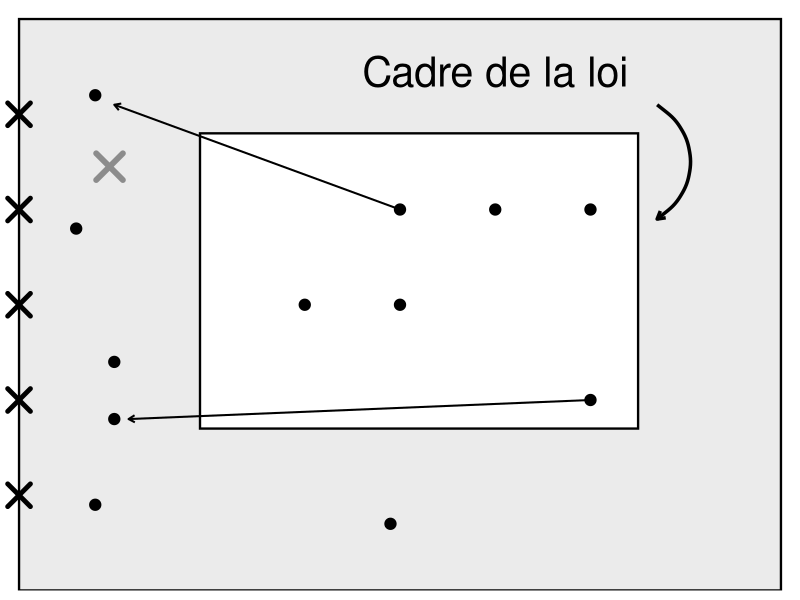

Here is the R script that generated this plot:
## ---- chunk 1
#| label: fig-cadre-loi
#| fig-cap: "Répartition des situations par rapport au cadre de la loi (Anne-Françoise Dahin)."
#| echo: false
#| message: false
#| warning: false

library(ggplot2)
library(grid)

# Points noirs à l'intérieur du cadre interne
inside <- data.frame(
  x = c(5, 6, 7, 4, 5, 7),
  y = c(5, 5, 5, 4, 4, 3)
)

# Points noirs à l'extérieur
outside <- data.frame(
  x = c(1.8, 1.6, 2.0, 1.8, 2.0, 4.9),
  y = c(6.2, 4.8, 2.8, 1.9, 3.4, 1.7)
)

# Croix noires sur le bord gauche
crosses_black <- data.frame(
  x = c(1, 1, 1, 1, 1),
  y = c(6, 5, 4, 3, 2)
)

# Croix grise
cross_grey <- data.frame(
  x = 1.95,
  y = 5.45
)

p <- ggplot() +
  # Grand cadre
  geom_rect(aes(xmin = 1, xmax = 9, ymin = 1, ymax = 7),
            fill = "grey92", color = "black", linewidth = 0.8) +

  # Cadre interne
  geom_rect(aes(xmin = 2.9, xmax = 7.5, ymin = 2.7, ymax = 5.8),
            fill = "white", color = "black", linewidth = 0.8) +

  # Titre
  annotate("text", x = 6, y = 6.45, label = "Cadre de la loi", size = 30/.pt) +

  # Points
  geom_point(data = inside, aes(x, y), size = 3.5, color = "black") +
  geom_point(data = outside, aes(x, y), size = 3.5, color = "black") +

  # Croix noires à gauche
  geom_point(data = crosses_black, aes(x, y), shape = 4, stroke = 2.5, size = 6, color = "black") +

  # Croix grise
  geom_point(data = cross_grey, aes(x, y), shape = 4, stroke = 3, size = 7, color = "grey55") +

  # Flèche oblique haute
  annotate("segment",
           x = 5, y = 5,
           xend = 2, yend = 6.1,
           linewidth = 0.7,
           arrow = arrow(length = unit(0.18, "cm"))) +

  # Flèche oblique basse
  annotate("segment",
           x = 7, y = 3,
           xend = 2.15, yend = 2.8,
           linewidth = 0.7,
           arrow = arrow(length = unit(0.18, "cm"))) +

  # Flèche courbe à droite
  annotate("curve",
           x = 7.7, y = 6.1,
           xend = 7.7, yend = 4.9,
           curvature = -0.6,
           linewidth = 1.2,
           arrow = arrow(length = unit(0.22, "cm"))) +

  coord_fixed(xlim = c(0.8, 9.2), ylim = c(1, 7.1), expand = FALSE) +
  theme_void()

p
